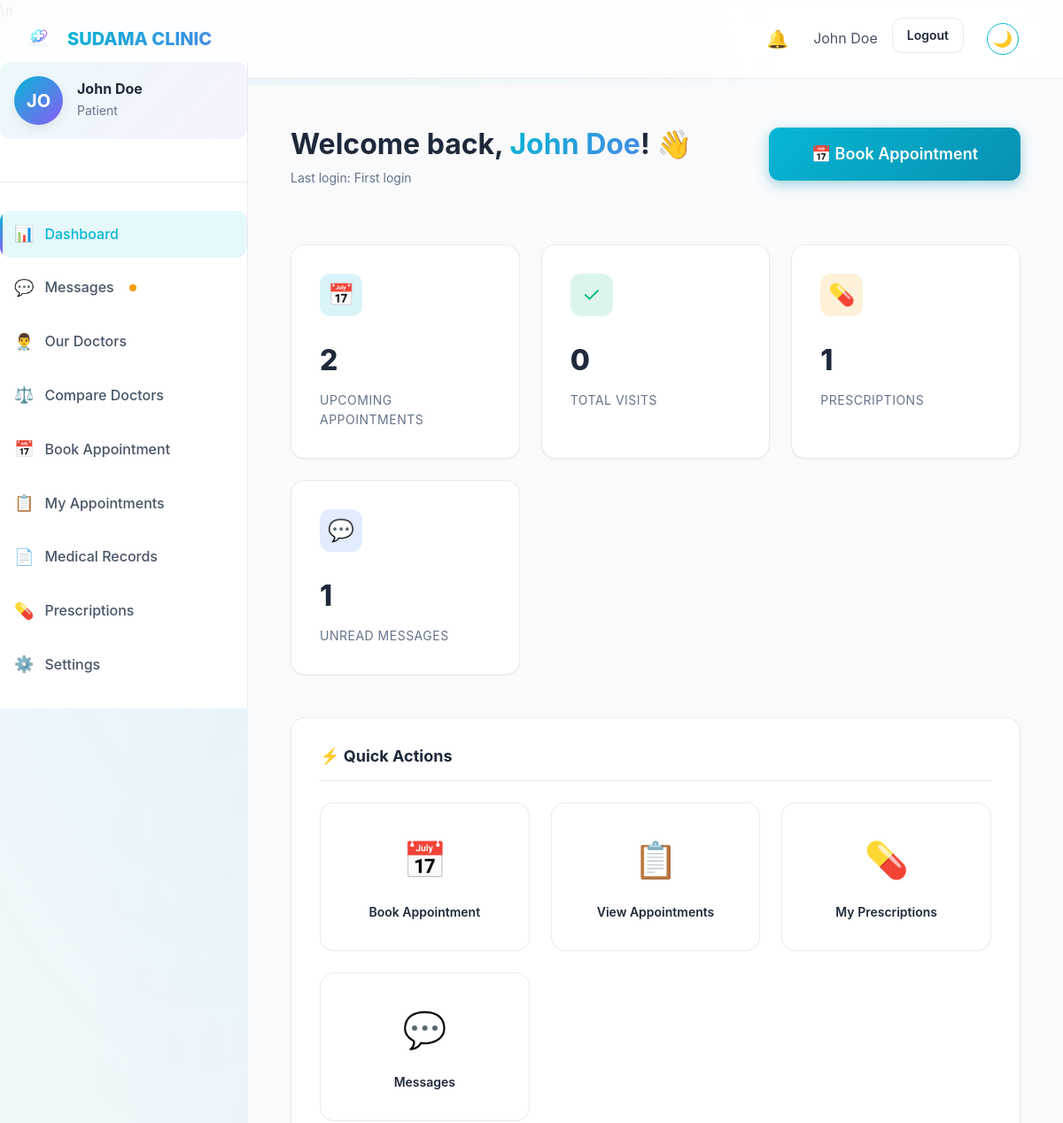
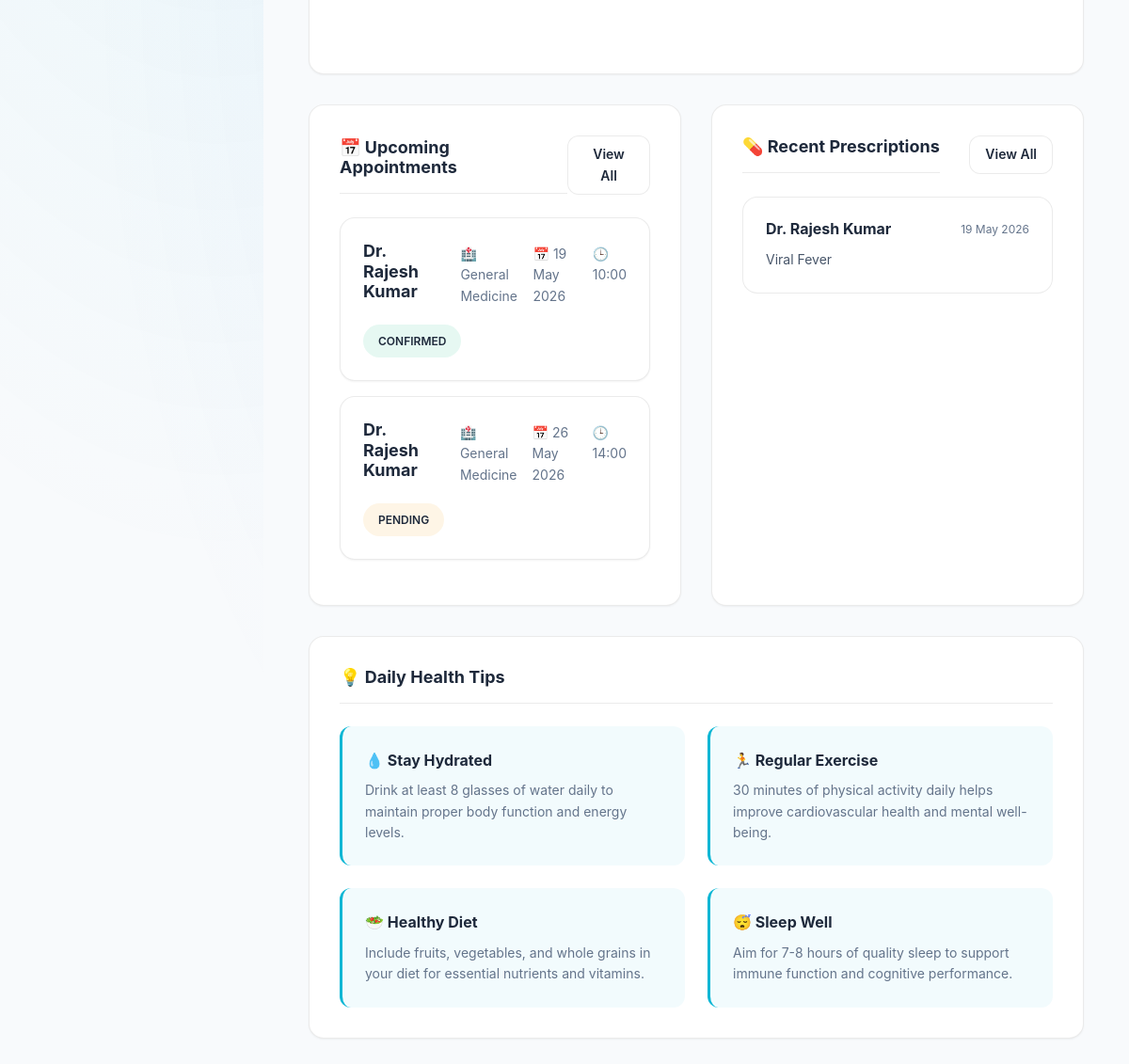
The page /patient-dashboard.php (signed in) on the database its author committed (2 pictures, top to bottom).
### tables this page shows
CREATE TABLE IF NOT EXISTS users (
    id INT AUTO_INCREMENT PRIMARY KEY,
    email VARCHAR(255) NOT NULL UNIQUE,
    password VARCHAR(255) NOT NULL,
    role ENUM('patient', 'doctor', 'admin', 'receptionist') NOT NULL DEFAULT 'patient',
    status ENUM('active', 'inactive', 'pending') NOT NULL DEFAULT 'active',
    created_at TIMESTAMP DEFAULT CURRENT_TIMESTAMP,
    updated_at TIMESTAMP DEFAULT CURRENT_TIMESTAMP ON UPDATE CURRENT_TIMESTAMP,
    last_login TIMESTAMP NULL,
    INDEX idx_email (email),
    INDEX idx_role (role)
);

CREATE TABLE IF NOT EXISTS appointments (
    id INT AUTO_INCREMENT PRIMARY KEY,
    patient_id INT NOT NULL,
    doctor_id INT NOT NULL,
    appointment_date DATE NOT NULL,
    appointment_time TIME NOT NULL,
    end_time TIME,
    appointment_type ENUM('new', 'followup', 'emergency', 'consultation') DEFAULT 'new',
    status ENUM('pending', 'confirmed', 'completed', 'cancelled', 'no-show') DEFAULT 'pending',
    reason TEXT,
    symptoms TEXT,
    charge DECIMAL(10,2) DEFAULT 0.00,
    payment_status ENUM('pending', 'paid', 'refunded') DEFAULT 'pending',
    booked_by ENUM('patient', 'receptionist', 'doctor', 'admin') DEFAULT 'patient',
    notes TEXT,
    cancellation_reason TEXT,
    cancelled_at TIMESTAMP NULL,
    completed_at TIMESTAMP NULL,
    created_at TIMESTAMP DEFAULT CURRENT_TIMESTAMP,
    updated_at TIMESTAMP DEFAULT CURRENT_TIMESTAMP ON UPDATE CURRENT_TIMESTAMP,
    FOREIGN KEY (patient_id) REFERENCES patients(id) ON DELETE CASCADE,
    FOREIGN KEY (doctor_id) REFERENCES doctors(id) ON DELETE CASCADE,
    INDEX idx_patient (patient_id),
    INDEX idx_doctor (doctor_id),
    INDEX idx_date (appointment_date),
    INDEX idx_status (status),
    UNIQUE KEY unique_appointment (doctor_id, appointment_date, appointment_time)
);

CREATE TABLE IF NOT EXISTS doctors (
    id INT AUTO_INCREMENT PRIMARY KEY,
    user_id INT NOT NULL,
    name VARCHAR(200) NOT NULL,
    phone VARCHAR(20) NOT NULL,
    specialization_id INT,
    qualification VARCHAR(255),
    experience_years INT DEFAULT 0,
    bio TEXT,
    consultation_charge DECIMAL(10,2) DEFAULT 0.00,
    new_case_charge DECIMAL(10,2) DEFAULT 0.00,
    old_case_charge DECIMAL(10,2) DEFAULT 0.00,
    profile_image VARCHAR(255),
    available_days VARCHAR(100) DEFAULT 'Mon,Tue,Wed,Thu,Fri,Sat',
    slot_duration INT DEFAULT 30,
    created_at TIMESTAMP DEFAULT CURRENT_TIMESTAMP,
    updated_at TIMESTAMP DEFAULT CURRENT_TIMESTAMP ON UPDATE CURRENT_TIMESTAMP,
    FOREIGN KEY (user_id) REFERENCES users(id) ON DELETE CASCADE,
    FOREIGN KEY (specialization_id) REFERENCES specializations(id) ON DELETE SET NULL,
    INDEX idx_user_id (user_id),
    INDEX idx_specialization (specialization_id)
);

CREATE TABLE IF NOT EXISTS specializations (
    id INT AUTO_INCREMENT PRIMARY KEY,
    name VARCHAR(100) NOT NULL UNIQUE,
    description TEXT,
    icon VARCHAR(50),
    status ENUM('active', 'inactive') DEFAULT 'active',
    created_at TIMESTAMP DEFAULT CURRENT_TIMESTAMP
);

CREATE TABLE IF NOT EXISTS prescriptions (
    id INT AUTO_INCREMENT PRIMARY KEY,
    appointment_id INT,
    patient_id INT NOT NULL,
    doctor_id INT NOT NULL,
    diagnosis TEXT,
    medicines JSON,
    instructions TEXT,
    follow_up_date DATE,
    notes TEXT,
    created_at TIMESTAMP DEFAULT CURRENT_TIMESTAMP,
    updated_at TIMESTAMP DEFAULT CURRENT_TIMESTAMP ON UPDATE CURRENT_TIMESTAMP,
    FOREIGN KEY (appointment_id) REFERENCES appointments(id) ON DELETE SET NULL,
    FOREIGN KEY (patient_id) REFERENCES patients(id) ON DELETE CASCADE,
    FOREIGN KEY (doctor_id) REFERENCES doctors(id) ON DELETE CASCADE,
    INDEX idx_patient (patient_id),
    INDEX idx_doctor (doctor_id)
);

### patient-dashboard.php (the view, shortened to what this page needs)
<?php
$user = require_login('patient');
$patientId = $_SESSION['patient_id'];
$db = get_db_connection();
$stmt = $db->prepare("SELECT COUNT(*) FROM appointments WHERE patient_id = :pid AND appointment_date >= CURDATE() AND status != 'cancelled'");
$stmt->execute([':pid' => $patientId]);
$upcomingCount = $stmt->fetchColumn();
$stmt = $db->prepare("SELECT COUNT(*) FROM appointments WHERE patient_id = :pid AND (status = 'completed' OR (appointment_date < CURDATE() AND status != 'cancelled'))");
$stmt->execute([':pid' => $patientId]);
$visitsCount = $stmt->fetchColumn();
$stmt = $db->prepare("SELECT COUNT(*) FROM prescriptions WHERE patient_id = :pid");
$stmt->execute([':pid' => $patientId]);
$prescriptionsCount = $stmt->fetchColumn();
$stmt = $db->prepare("SELECT COUNT(*) FROM messages WHERE receiver_id = :uid AND is_read = 0");
$stmt->execute([':uid' => $user['user_id']]);
$messagesCount = $stmt->fetchColumn();
$stmt = $db->prepare("
    SELECT a.*, d.name as doctor_name, s.name as area_of_specialization
    FROM appointments a
    JOIN doctors d ON a.doctor_id = d.id
    LEFT JOIN specializations s ON d.specialization_id = s.id
    WHERE a.patient_id = :pid AND a.appointment_date >= CURDATE() AND a.status != 'cancelled'
    ORDER BY a.appointment_date ASC, a.appointment_time ASC
    LIMIT 2
");
$stmt->execute([':pid' => $patientId]);
$upcomingAppointments = $stmt->fetchAll();
$stmt = $db->prepare("
    SELECT p.*, d.name as doctor_name
    FROM prescriptions p
    JOIN doctors d ON p.doctor_id = d.id
    WHERE p.patient_id = :pid
    ORDER BY p.created_at DESC
    LIMIT 2
");
$stmt->execute([':pid' => $patientId]);
$recentPrescriptions = $stmt->fetchAll();
$stmt = $db->prepare("SELECT last_login FROM users WHERE id = :uid");
$stmt->execute([':uid' => $user['user_id']]);
$userProfile = $stmt->fetch();
$lastVisit = $userProfile['last_login'] ? date('d M Y', strtotime($userProfile['last_login'])) : 'First login';
?>
<!DOCTYPE html>
<html lang="en">
<head>
    <link rel="stylesheet" href="css/styles.css">
    <link rel="stylesheet" href="css/dashboard.css">
    <link rel="stylesheet" href="css/components.css">
\n</head>
<body>
    <nav class="navbar" id="navbar">
        <div class="container-fluid navbar-container">
            <a href="patient-dashboard.php" class="navbar-brand">
                <img src="images/logo.png" alt="SUDAMA CLINIC">
                <span class="text-gradient">SUDAMA CLINIC</span>
            </a>
            <ul class="navbar-nav">
                <li>
                    <div class="notification-bell">
                        🔔
                        <?php if ($messagesCount > 0): ?>
                        <span class="notification-badge"><?php echo $messagesCount; ?></span>
                        <?php endif; ?>
                    </div>
                </li>
                <li><span id="userName" style="color: var(--color-text-secondary);"><?php echo htmlspecialchars($_SESSION['name']); ?></span></li>
                <li><a href="logout.php" class="btn btn-ghost btn-sm">Logout</a></li>
            </ul>
        </div>
    </nav>
    <div class="dashboard-layout">
        <?php include 'includes/patient_sidebar.php'; ?>
        <main class="dashboard-main">
            <div class="dashboard-header">
                <div class="welcome-section">
                    <h1>Welcome back, <span class="text-gradient"><?php echo htmlspecialchars($_SESSION['name']); ?></span>! 👋</h1>
                    <p class="last-visit">Last login: <?php echo $lastVisit; ?></p>
                </div>
                <a href="book-appointment.php" class="btn btn-primary btn-lg">📅 Book Appointment</a>
            </div>
            <div class="dashboard-grid">
                <div class="stat-card">
                    <div class="stat-card-header">
                        <div class="stat-icon primary">📅</div>
                    </div>
                    <div class="stat-value"><?php echo $upcomingCount; ?></div>
                    <div class="stat-label">Upcoming Appointments</div>
                </div>
                <div class="stat-card">
                    <div class="stat-card-header">
                        <div class="stat-icon success">✓</div>
                    </div>
                    <div class="stat-value"><?php echo $visitsCount; ?></div>
                    <div class="stat-label">Total Visits</div>
                </div>
                <div class="stat-card">
                    <div class="stat-card-header">
                        <div class="stat-icon warning">💊</div>
                    </div>
                    <div class="stat-value"><?php echo $prescriptionsCount; ?></div>
                    <div class="stat-label">Prescriptions</div>
                </div>
                <div class="stat-card">
                    <div class="stat-card-header">
                        <div class="stat-icon info">💬</div>
                    </div>
                    <div class="stat-value"><?php echo $messagesCount; ?></div>
                    <div class="stat-label">Unread Messages</div>
                </div>
            </div>
            <div class="form-section">
                <h3 class="form-section-title">⚡ Quick Actions</h3>
                <div class="quick-actions-grid">
                    <a href="book-appointment.php" class="quick-action-btn">
                        <div class="quick-action-icon-large">📅</div>
                        <div class="quick-action-label">Book Appointment</div>
                    </a>
                    <a href="my-appointments.php" class="quick-action-btn">
                        <div class="quick-action-icon-large">📋</div>
                        <div class="quick-action-label">View Appointments</div>
                    </a>
                    <a href="view-prescription.php" class="quick-action-btn">
                        <div class="quick-action-icon-large">💊</div>
                        <div class="quick-action-label">My Prescriptions</div>
                    </a>
                    <a href="patient-messages.php" class="quick-action-btn">
                        <div class="quick-action-icon-large">💬</div>
                        <div class="quick-action-label">Messages</div>
                    </a>
                </div>
            </div>
            <div style="display: grid; grid-template-columns: 1fr 1fr; gap: var(--spacing-xl);">
                <div class="form-section">
                    <div style="display: flex; justify-content: space-between; align-items: center; margin-bottom: var(--spacing-lg);">
                        <h3 class="form-section-title" style="margin: 0;">📅 Upcoming Appointments</h3>
                        <a href="my-appointments.php" class="btn btn-ghost btn-sm">View All</a>
                    </div>
                    <div id="upcomingAppointments">
                        <?php if (empty($upcomingAppointments)): ?>
                            <div class="empty-state">
                                <div class="empty-state-icon">📅</div>
                                <h4>No upcoming appointments</h4>
                                <p>Book your first appointment today</p>
                                <a href="book-appointment.php" class="btn btn-primary" style="margin-top: var(--spacing-md);">Book Now</a>
                            </div>
                        <?php else: ?>
                            <?php foreach ($upcomingAppointments as $apt): ?>
                                <div class="appointment-card" onclick="window.location.href='my-appointments.php'">
                                    <div class="appointment-info">
                                        <h4><?php echo htmlspecialchars($apt['doctor_name']); ?></h4>
                                        <div class="appointment-meta">
                                            <span>🏥 <?php echo htmlspecialchars($apt['area_of_specialization'] ?? 'General'); ?></span>
                                            <span>📅 <?php echo date('d M Y', strtotime($apt['appointment_date'])); ?></span>
                                            <span>🕒 <?php echo date('H:i', strtotime($apt['appointment_time'])); ?></span>
                                        </div>
                                    </div>
                                    <span class="status-badge <?php echo $apt['status']; ?>"><?php echo ucfirst($apt['status']); ?></span>
                                </div>
                            <?php endforeach; ?>
                        <?php endif; ?>
                    </div>
                </div>
                <div class="form-section">
                    <div style="display: flex; justify-content: space-between; align-items: center; margin-bottom: var(--spacing-lg);">
                        <h3 class="form-section-title" style="margin: 0;">💊 Recent Prescriptions</h3>
                        <a href="view-prescription.php" class="btn btn-ghost btn-sm">View All</a>
                    </div>
                    <div id="recentPrescriptions">
                        <?php if (empty($recentPrescriptions)): ?>
                            <div class="empty-state">
                                <div class="empty-state-icon">💊</div>
                                <h4>No prescriptions yet</h4>
                                <p>Your prescriptions will appear here after your appointments</p>
                            </div>
                        <?php else: ?>
                            <?php foreach ($recentPrescriptions as $pres): ?>
                                <div class="prescription-card" onclick="window.location.href='view-prescription.php?id=<?php echo $pres['id']; ?>'">
                                    <div class="prescription-header">
                                        <h4><?php echo htmlspecialchars($pres['doctor_name']); ?></h4>
                                        <span class="prescription-date"><?php echo date('d M Y', strtotime($pres['created_at'])); ?></span>
                                    </div>
                                    <p class="diagnosis-text"><?php echo htmlspecialchars($pres['diagnosis'] ?? 'General Checkup'); ?></p>
                                </div>
                            <?php endforeach; ?>
                        <?php endif; ?>
                    </div>
                </div>
            </div>
            <div class="form-section">
                <h3 class="form-section-title">💡 Daily Health Tips</h3>
                <div class="health-tips-grid">
                    <div class="health-tip-card">
                        <strong>💧 Stay Hydrated</strong>
                        <p>Drink at least 8 glasses of water daily to maintain proper body function and energy levels.</p>
                    </div>
                    <div class="health-tip-card">
                        <strong>🏃 Regular Exercise</strong>
                        <p>30 minutes of physical activity daily helps improve cardiovascular health and mental well-being.</p>
                    </div>
                    <div class="health-tip-card">
                        <strong>🥗 Healthy Diet</strong>
                        <p>Include fruits, vegetables, and whole grains in your diet for essential nutrients and vitamins.</p>
                    </div>
                    <div class="health-tip-card">
                        <strong>😴 Sleep Well</strong>
                        <p>Aim for 7-8 hours of quality sleep to support immune function and cognitive performance.</p>
                    </div>
                </div>
            </div>
        </main>
    </div>
</body>
</html>

### rows shown on the page
users: last_login "First login"
appointments: doctor.name "Dr. Rajesh Kumar", specializations.name "General Medicine", appointment_date "19 May 2026", appointment_time "10:00", status "CONFIRMED"
appointments: doctor.name "Dr. Rajesh Kumar", specializations.name "General Medicine", appointment_date "26 May 2026", appointment_time "14:00", status "PENDING"
prescriptions: doctor.name "Dr. Rajesh Kumar", created_at "19 May 2026", diagnosis "Viral Fever"

### other values the page prints
$_SESSION['name'] "John Doe"
substr($_SESSION['name'] ?? 'P', 0, 2) "JO"
$upcomingCount "2"
$visitsCount "0"
$prescriptionsCount "1"
$messagesCount "1"
